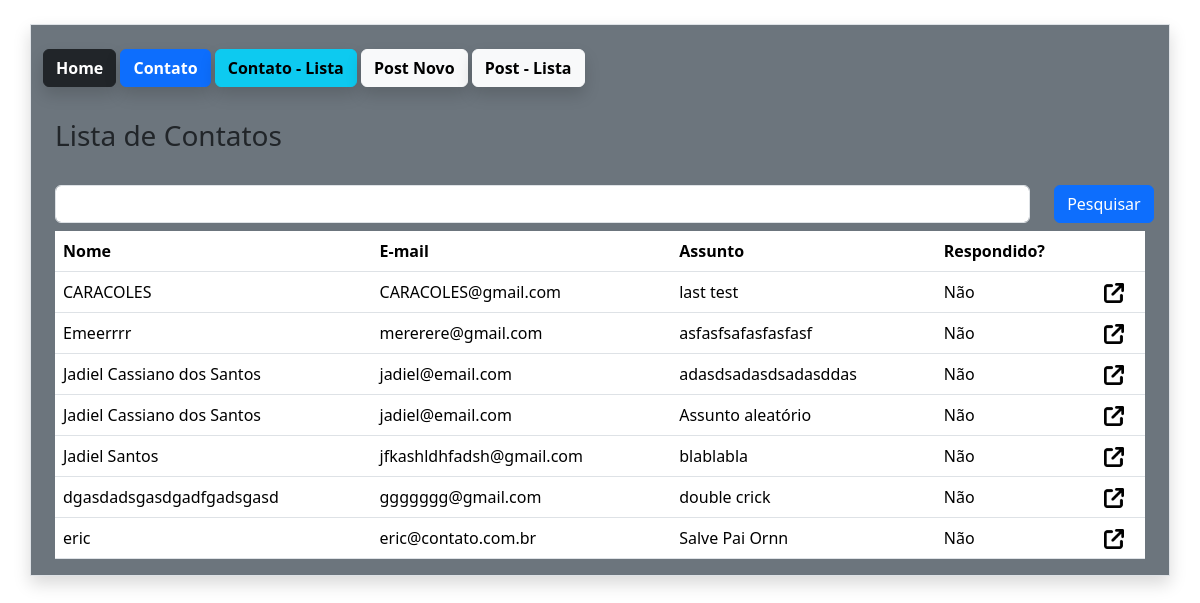
The app's page /contato/lista/ (signed in) with its own data.
### estudo/models.py (models this page shows)
class Contato(db.Model):
    id = db.Column(db.Integer, primary_key=True)
    data_envio = db.Column(db.DateTime, default=datetime.utcnow())
    nome = db.Column(db.String, nullable=True)
    email = db.Column(db.String, nullable=True)
    assunto = db.Column(db.String, nullable=True)
    mensagem = db.Column(db.String, nullable=True)
    respondido = db.Column(db.Integer, default=0)

### estudo/views.py (the view)
@app.route('/contato/lista/')
@login_required
def contatoLista():
     context = {}
     if current_user == 1: return redirect(url_for('homepage')) # Esse código é para impedir que usuários comuns acessem a lista de contatos, apenas o admin pode acessar
     if request.method == 'GET':
         pesquisa = request.args.get('pesquisa','')
     dados = Contato.query.order_by('nome')
     if pesquisa != '':
         dados = dados.filter_by(nome=pesquisa)
     context = {'dados': dados.all()}
     return render_template('Contato_lista.html', context = context)

### estudo/models.py (called while the page is built)
@login_manager.user_loader
def load_user(user_id):
    return User.query.get(user_id)

### estudo/templates/Contato_lista.html (shortened to what this page needs)
{% extends 'base.html' %}
{% block content%}
{% include "nav.html" %}
<body>
    <div class="container mt-4">
        <div class="row mt-4">
            <h3>Lista de Contatos</h3>
            <form method="get" class="row">
                <div class="class col-11 mt-4">
                    <input type="text" name="pesquisa" class="form-control">
                </div>
                <div class="col-1 mt-4">
                    <button type="submit" class="btn btn-primary"> Pesquisar</button>
                </div>
            </form>
            <div class="col-12 mt-2">
                <table class="table">
                    <thead>
                        <tr>
                            <th><b>Nome</b></th>
                            <th><b>E-mail</b></th>
                            <th><b>Assunto</b></th>
                            <th><b>Respondido?</b></th>
                            <th></th>
                        </tr>
                    </thead>
                    <tbody>
                        {% for linha in context['dados'] %}
                        <tr>
                            <td>{{linha.nome}}</td>
                            <td>{{linha.email}}</td>
                            <td>{{linha.assunto}}</td>
                            <td>
                                {% if linha.respondido ==1%}
                                    Sim
                                {% else %}
                                    Não
                                {% endif %}
                            <td><a href="{{ url_for('contatoDetail', id=linha.id)}}"><img src="{{url_for('static', filename='img/link.png')}}" style="width:20px";"></a></td>
                            </td>
                        </tr>
                        {% endfor %}
                    </tbody>
                </table>
            </div>
        </div>
{% endblock %}

### records on screen
Contato: nome "CARACOLES", email "CARACOLES@gmail.com", assunto "last test", respondido "Não"
Contato: nome "Emeerrrr", email "mererere@gmail.com", assunto "asfasfsafasfasfasf", respondido "Não"
Contato: nome "Jadiel Cassiano dos Santos", email "jadiel@email.com", assunto "adasdsadasdsadasddas", respondido "Não"
Contato: nome "Jadiel Cassiano dos Santos", email "jadiel@email.com", assunto "Assunto aleatório", respondido "Não"
Contato: nome "Jadiel Santos", email "jfkashldhfadsh@gmail.com", assunto "blablabla", respondido "Não"
Contato: nome "dgasdadsgasdgadfgadsgasd", email "ggggggg@gmail.com", assunto "double crick", respondido "Não"
Contato: nome "eric", email "eric@contato.com.br", assunto "Salve Pai Ornn", respondido "Não"
